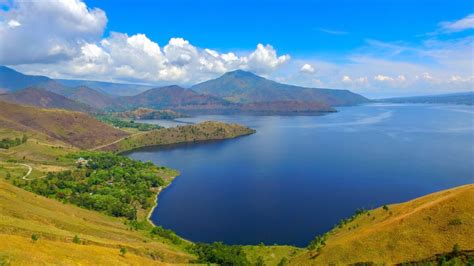
#> input picture Assets/danautoba.jpg, 474 x 266 px, found by its file name
$ jupyter execute Untitled.ipynb   (shell and % lines are left out)
#> lines starting #> are read from the running program, lines starting #| are printed output that depends on the picture
[cell 1]
import matplotlib.pyplot as plt
import numpy as np
import cv2

from skimage import data
from skimage. io import imread
from skimage. color import rgb2gray

[cell 2]
citra1 = imread (fname="danautoba.jpg")
#> citra1 is the input picture: shape (266, 474, 3); mean R, G, B 99.1, 133, 145.9
print(citra1.shape)
#| (266, 474, 3)
plt.imshow (citra1, cmap='gray')

[cell 3]
kernel = np.array([[-1, 0, -1],
                  [0, 4, 0],
                  [-1, 0, -1]])

citraOutput = cv2.filter2D(citra1, -1, kernel)
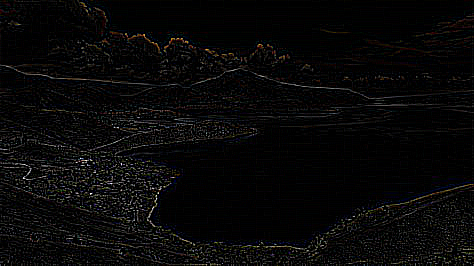
#> citraOutput: shape (266, 474, 3); mean R, G, B 8.4, 8, 8

fig, axes =  plt.subplots(1,2, figsize=(15,11))
ax = axes.ravel()

ax[0].imshow(citra1, cmap = 'gray')
ax[0].set_title("Citra input")
ax[1].imshow(citraOutput, cmap = 'gray')
ax[1].set_title("Citra output")
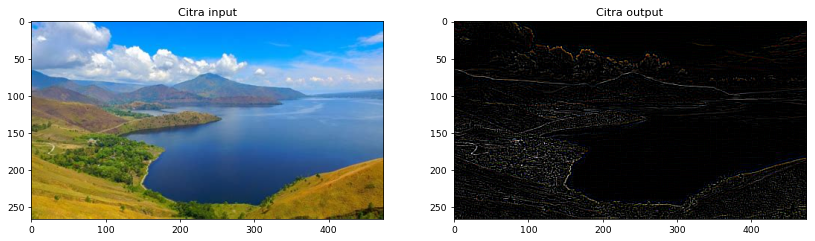
#> figure drawn by matplotlib, 2 panels
